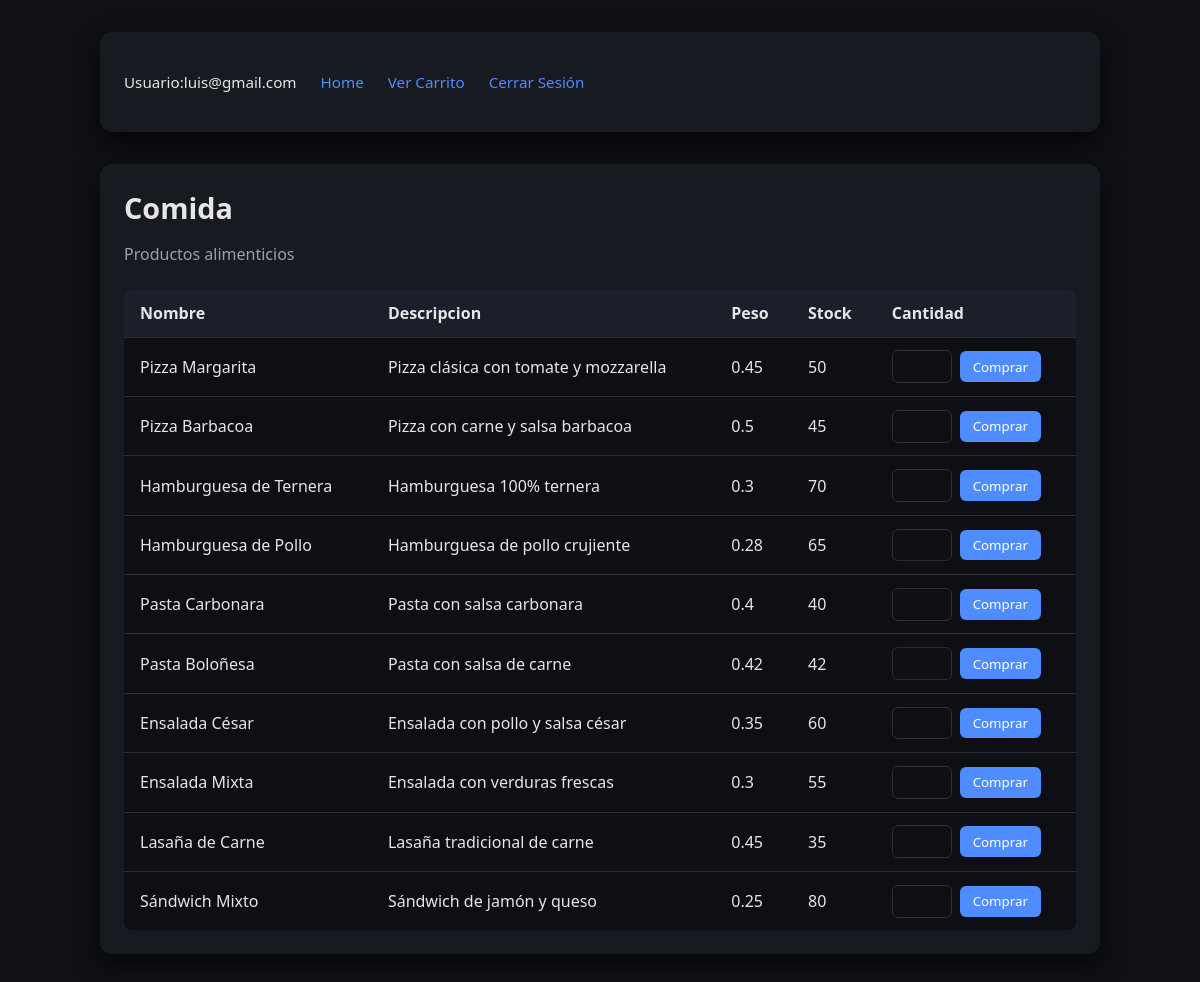
Page /public/comida?id=3 (signed in) on the committed database.
### tables this page shows
CREATE TABLE `categorias` (
  `cod_categoria` int(11) NOT NULL,
  `nombre_cat` varchar(200) NOT NULL,
  `descripcion` varchar(200) NOT NULL,
  `slug` varchar(200) NOT NULL
);

CREATE TABLE `productos` (
  `cod_prod` int(11) NOT NULL,
  `nombre` varchar(200) NOT NULL,
  `descripcion` varchar(200) NOT NULL,
  `peso` float NOT NULL,
  `stock` int(11) NOT NULL,
  `categoria` int(11) NOT NULL
);

### src/daos/CategoriaDao.php (called while the page is built, shortened)
<?php
class categoriaDao {
    protected function get_all(){
        $bd_connection = Conexion::getConexion();
        $query = "SELECT cod_categoria, nombre_cat, descripcion, slug FROM categorias";
        $stmt = $bd_connection->query($query);
        return $stmt->fetchAll(\PDO::FETCH_CLASS, Categoria::class) ?? null;
    }
    protected function get_by_id($id)
    {
        $bd_connection = Conexion::getConexion();
        $query = "SELECT cod_categoria, nombre_cat, descripcion, slug FROM categorias WHERE cod_categoria = '$id'";
        $stmt = $bd_connection->query($query);
        $stmt->setFetchMode(\PDO::FETCH_CLASS, Categoria::class);
        return $stmt->fetch() ?? null;
    }
}

### src/controllers/CategoriaController.php (called while the page is built, shortened)
<?php
class CategoriaController extends CategoriaDao
{
    public function category_list()
    {
        if ($this->get_all() == null){
            return false;
        }else{
            return $this->get_all();
        }
    }
    public function single_category($id){
        if($this->get_by_id($id) == null){
            return false;
        }else{
            return $this->get_by_id($id);
        }
    }
}

### public/index.php (called while the page is built, shortened)
<?php
$actual_url = $_SERVER['REQUEST_SCHEME'] . '://' . $_SERVER['SERVER_NAME'] . $_SERVER['REQUEST_URI'];
$explode_url = explode('/', $actual_url);
$view_controller = new ViewController();
$view_controller->get_view($explode_url[5]);

### src/models/Categoria.php (called while the page is built, shortened)
<?php
class Categoria
{
    private $cod_categoria;
    private $nombre_cat;
    private $descripcion;
    private $slug;
    public function getCodCat()
    {
        return $this->cod_categoria;
    }
    public function getNombreCat()
    {
        return $this->nombre_cat;
    }
    public function getDescripcion()
    {
        return $this->descripcion;
    }
    public function getSlug()
    {
        return $this->slug;
    }
}

### src/daos/ProductoDao.php (called while the page is built, shortened)
<?php
class ProductoDao{
    protected function get_by_category($id){
        $bd_connection = Conexion::getConexion();
        $query = "SELECT * FROM productos WHERE categoria = '$id'";
        $stmt = $bd_connection->query($query);
        return $stmt->fetchAll(\PDO::FETCH_CLASS, Producto::class) ?? null;
    }
}

### src/controllers/ProductoController.php (called while the page is built, shortened)
<?php
class ProductoController extends ProductoDao
{
    public function get_products_by_category($id){
        if ($this->get_by_category($id) == null){
            return false;
        }else{
            return $this->get_by_category($id);
        }
    }
}

### src/models/Producto.php (called while the page is built, shortened)
<?php
class Producto
{
    private $nombre;
    private $descripcion;
    private $peso;
    private $stock;
    public function getNombre()
    {
        return $this->nombre;
    }
    public function getDescripcion()
    {
        return $this->descripcion;
    }
    public function getPeso()
    {
        return $this->peso;
    }
    public function getStock()
    {
        return $this->stock;
    }
}

### src/views/categoria-single-view.php (the view, shortened to what this page needs)
<?php
$categoria_controller = new CategoriaController();
$single_categoria = $categoria_controller->single_category($_GET['id']);
$producto_controller = new ProductoController();
?>
<!doctype html>
<html lang="es">
<head>
    <link rel="stylesheet" href="./styles/categoria-single.css">
</head>
<body>
    <section>
        <ul>
            <li class="user-info">Usuario:<?= $_SESSION['user'] ?></li>
            <li><a href="/aplicacion_pedidos/public/lista-categorias">Home</a></li>
            <li><a href="/aplicacion_pedidos/public/carrito">Ver Carrito</a></li>
            <li><a href="#">Cerrar Sesión</a></li>
        </ul>
    </section>
    <main>
        <h1><?= $single_categoria->getNombreCat() ?></h1>
        <p><?= $single_categoria->getDescripcion() ?></p>
        <table>
            <tr>
                <th>Nombre</th>
                <th>Descripcion</th>
                <th>Peso</th>
                <th>Stock</th>
                <th>Cantidad</th>
            </tr>
            <?php
                if ($producto_controller->get_products_by_category($_GET['id'])) {
                    foreach ($producto_controller->get_products_by_category($_GET['id']) as $producto) {
                        echo "<tr>";
                        echo "<td>" . $producto->getNombre() . "</td>";
                        echo "<td>" . $producto->getDescripcion() . "</td>";
                        echo "<td>" . $producto->getPeso() . "</td>";
                        echo "<td>" . $producto->getStock() . "</td>";
                        echo "<td><form action='' method='post'>";
                        echo "<input type='number' name='cantidad' id='cantidad'>";
                        echo "<input type = 'submit' value='Comprar'>";
                        echo "</form></td>";
                        echo "</tr>";
                    }
                }else{
                    echo "No existen productos";
                }
            ?>
        </table>
    </main>
</body>
</html>

### src/controllers/ViewController.php (shortened to what this page needs)
<?php
class ViewController
{
    private $categories_data;
    public function __construct(){
        $categories = new CategoriaController();
        $this->categories_data = $categories->category_list();
    }
    public function get_view($view_url){
        if (empty($view_url)) {
            return require_once '../src/views/login-view.php';
        }else{
            if (file_exists('../src/views/' . $view_url . '-view.php')){
                return include_once '../src/views/' .$view_url . '-view.php';
            }else{
                foreach ($this->categories_data as $categoria){
                    if ($categoria->getSlug() . "?id=" . $categoria->getCodCat() == $view_url){
                       return include_once '../src/views/categoria-single-view.php';
                    }
                }
                return include_once '../src/views/error-view.php';
            }
        }
    }
}

### public/styles/categoria-single.css (style rules this page uses)
:root { --bg: #0f1115; --card: #171a21; --text: #e6e6e6; --muted: #9aa0a6; --accent: #4f8cff; --border: #2a2f3a; --shadow: rgba(0,0,0,0.7); --input-bg: #0d0f14; --button-bg: #4f8cff; --button-hover: #3b74db; }
* { box-sizing: border-box; font-family: system-ui, -apple-system, BlinkMacSystemFont, "Segoe UI", sans-serif; }
body { margin: 0; min-height: 100vh; background: var(--bg); color: var(--text); }
section, main { max-width: 1000px; margin: 2rem auto; padding: 1.5rem; background: var(--card); border-radius: 12px; box-shadow: 0 10px 25px var(--shadow); }
section ul { list-style: none; padding: 0; display: flex; gap: 1.5rem; flex-wrap: wrap; }
section ul li { font-size: 0.95rem; }
section ul li a { color: var(--accent); text-decoration: none; transition: color 0.2s ease; }
.user-info { font-weight: 500; }
main h1 { margin-top: 0; font-size: 1.8rem; margin-bottom: 0.5rem; }
main p { color: var(--muted); margin-bottom: 1.5rem; }
table { width: 100%; border-collapse: collapse; background: var(--input-bg); border-radius: 8px; overflow: hidden; }
table th, table td { padding: 0.8rem 1rem; text-align: left; border-bottom: 1px solid var(--border); }
table th { background: #1c1f29; font-weight: 600; }
table tr:last-child td { border-bottom: none; }
input[type="number"] { width: 60px; padding: 0.4rem 0.5rem; border-radius: 6px; border: 1px solid var(--border); background: var(--input-bg); color: var(--text); }
input[type="submit"] { padding: 0.4rem 0.8rem; border-radius: 6px; border: none; background: var(--button-bg); color: #fff; cursor: pointer; transition: background 0.2s ease; }
form { display: flex; gap: 0.5rem; align-items: center; }

### rows in the picture
categorias: nombre_cat "Comida", descripcion "Productos alimenticios"
productos: nombre "Pizza Margarita", descripcion "Pizza clásica con tomate y mozzarella", peso "0.45", stock "50"
productos: nombre "Pizza Barbacoa", descripcion "Pizza con carne y salsa barbacoa", peso "0.5", stock "45"
productos: nombre "Hamburguesa de Ternera", descripcion "Hamburguesa 100% ternera", peso "0.3", stock "70"
productos: nombre "Hamburguesa de Pollo", descripcion "Hamburguesa de pollo crujiente", peso "0.28", stock "65"
productos: nombre "Pasta Carbonara", descripcion "Pasta con salsa carbonara", peso "0.4", stock "40"
productos: nombre "Pasta Boloñesa", descripcion "Pasta con salsa de carne", peso "0.42", stock "42"
productos: nombre "Ensalada César", descripcion "Ensalada con pollo y salsa césar", peso "0.35", stock "60"
productos: nombre "Ensalada Mixta", descripcion "Ensalada con verduras frescas", peso "0.3", stock "55"
productos: nombre "Lasaña de Carne", descripcion "Lasaña tradicional de carne", peso "0.45", stock "35"
productos: nombre "Sándwich Mixto", descripcion "Sándwich de jamón y queso", peso "0.25", stock "80"
